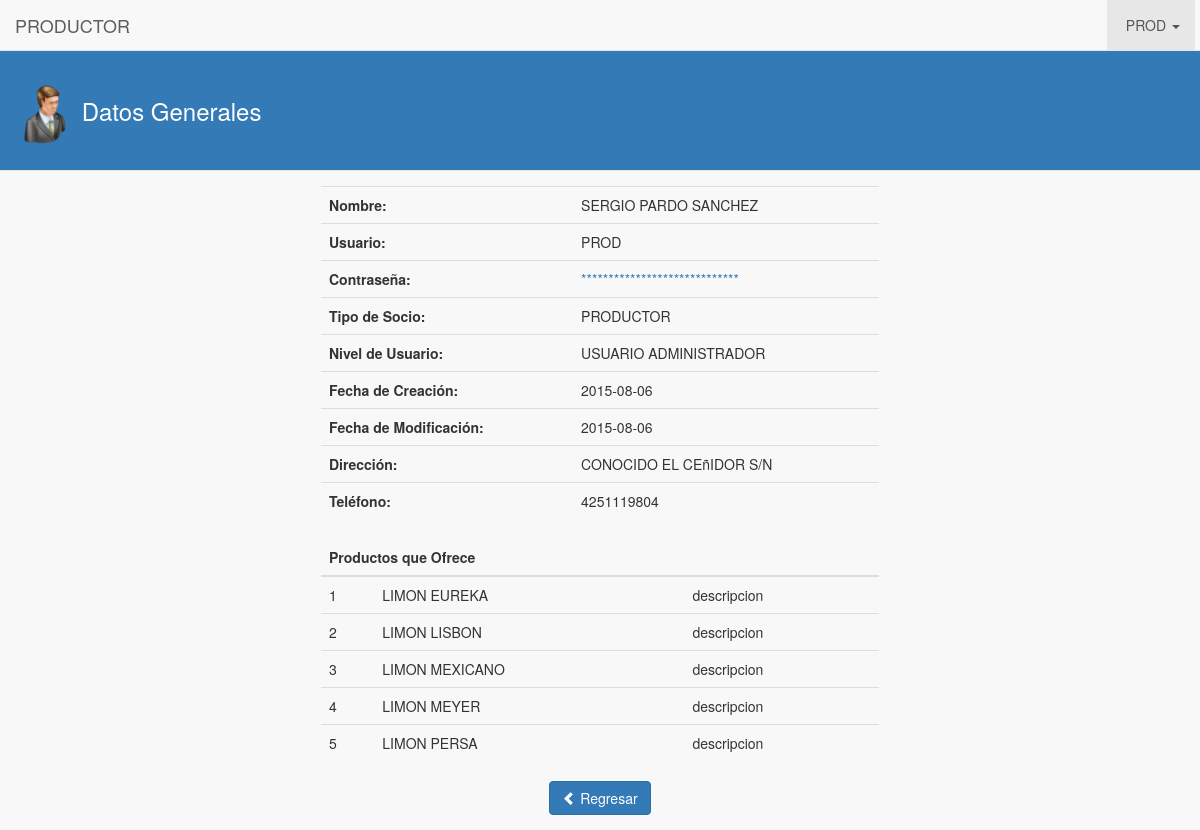
Screenshot of /productor/datosGenerales/index.php (signed in) with the database file from the repository.
### tables this page shows
CREATE TABLE IF NOT EXISTS `empresa_productores` (
  `id_productor` int(11) NOT NULL AUTO_INCREMENT,
  `nombre_productor` varchar(100) NOT NULL,
  `apellido_productor` varchar(100) NOT NULL,
  `telefono_productor` varchar(20) NOT NULL,
  `direccion_productor` text NOT NULL,
  `rfc_productor` varchar(15) NOT NULL,
  `id_usuario_fk` int(11) NOT NULL,
  `id_usuario_que_registro` int(11) NOT NULL,
  `fecha_registro_prod` date NOT NULL,
  `fecha_modificacion_prod` date NOT NULL,
  `estado_p` int(1) NOT NULL DEFAULT '1',
  PRIMARY KEY (`id_productor`),
  KEY `id_usuario_fk` (`id_usuario_fk`)
);

CREATE TABLE IF NOT EXISTS `usuarios` (
  `id_usuario` int(11) NOT NULL AUTO_INCREMENT,
  `nombre_usuario` varchar(100) NOT NULL,
  `contrasena_usuario` varchar(45) NOT NULL,
  `tipo_socio_usuario` int(11) NOT NULL,
  `nivel_autorizacion_usuario` int(11) NOT NULL,
  `fecha_creacion_usuario` date NOT NULL,
  `fecha_modificacion_usuario` date NOT NULL,
  `estado_usuario` int(11) NOT NULL,
  PRIMARY KEY (`id_usuario`),
  UNIQUE KEY `nombre_usuario` (`nombre_usuario`)
);

CREATE TABLE IF NOT EXISTS `productos_productores` (
  `id_productos_productores` int(11) NOT NULL AUTO_INCREMENT,
  `id_productor_fk` int(11) NOT NULL,
  `id_producto_fk` int(11) NOT NULL,
  `ubicacion_huerta` text NOT NULL,
  `hectareas` text NOT NULL,
  `descripcion_detalles_pp` text NOT NULL,
  PRIMARY KEY (`id_productos_productores`),
  KEY `id_productor_fk_idx` (`id_productor_fk`),
  KEY `id_producto_fk_idx` (`id_producto_fk`)
);

CREATE TABLE IF NOT EXISTS `productos` (
  `id_producto` int(11) NOT NULL AUTO_INCREMENT,
  `nombre_producto` varchar(100) NOT NULL,
  `variedad_producto` varchar(100) NOT NULL,
  PRIMARY KEY (`id_producto`)
);

### productor/datosGenerales/index.php (the view, shortened to what this page needs)
<!DOCTYPE html>
<html>
	<head>
		<link rel="stylesheet" type="text/css" href="../../lib/bootstrap-3.3.5/css/bootstrap.min.css">
		<link rel="stylesheet" type="text/css" href="../../css/estilos.css">
	</head>
	<body>
		<nav class="navbar navbar-default navbar-fixed-top" role="navigation">
		  	<div class="navbar-header">
		    	<a class="navbar-brand">PRODUCTOR</a>
		  	</div>
		  	<div class="collapse navbar-collapse" id="navbar-collapse-01">
		    	<ul class="nav navbar-nav navbar-right">
			        <li class="dropdown active">
			          	<a href="#" class="dropdown-toggle" data-toggle="dropdown" role="button" aria-expanded="false"><span class="fui-user"></span> &nbsp;<?php echo $_SESSION['nombre_usuario']; ?> <span class="caret"></span></a>
			        </li>
			    </ul>
		  	</div>
		</nav>
		<div class="contenido-general">
			<div class="modal-header">
        		<h3 class="titulo-header">
        			<img class="img-header" src="../../img/login.png"> Datos Generales
        		</h3>
      		</div>
			<div class="contenido-general-2">
				<div class="div-contenedor-form">
					<form class="form-horizontal" role="form" method="post" action="../mod/editar_usuario.php">
			      		<div>
			      			<?php
			      	 			$consulta = "SELECT prdtes.id_productor, prdtes.nombre_productor, prdtes.apellido_productor, usus.nivel_autorizacion_usuario, usus.fecha_creacion_usuario, usus.fecha_modificacion_usuario, prdtes.direccion_productor, prdtes.telefono_productor FROM usuarios AS usus, empresa_productores AS prdtes WHERE prdtes.id_usuario_fk = usus.id_usuario AND usus.id_usuario = ".$_SESSION['id_usuario'];
			      				$resultado = mysql_query($consulta);
			      				$row = mysql_fetch_array($resultado);
			      				$idProductor = $row['id_productor'];
			      			?>
					      	<div class="modal-body">
					      		<table class="table">
					      			<tbody>
					      				<tr>
					      					<td><strong>Nombre:</strong></td>
					      					<td><?php echo $row['nombre_productor']." ".$row['apellido_productor']; ?></td>
					      				</tr>
					      				<tr>
					      					<td><strong>Usuario:</strong></td>
					      					<td><?php echo $_SESSION['nombre_usuario']; ?> </td>
					      				</tr>
					      				<tr>
					      					<td><strong>Contraseña:</strong></td>
					      					<td><a href="../contrasena/">*****************************</a></td>
					      				</tr>
					      				<tr>
					      					<td><strong>Tipo de Socio:</strong></td>
					      					<td>PRODUCTOR</td>
					      				</tr>
					      				<tr>
					      					<td><strong>Nivel de Usuario:</strong></td>
					      					<td>
					      						<?php
					      							if($row['nivel_autorizacion_usuario'] == 1)
					      								echo "USUARIO ADMINISTRADOR";
					      							else
					      								echo "USUARIO NORMAL";
					      						?>
					      					</td>
					      				</tr>
					      				<tr>
					      					<td><strong>Fecha de Creación:</strong></td>
					      					<td><?php echo $row['fecha_creacion_usuario']; ?></td>
					      				</tr>
					      				<tr>
					      					<td><strong>Fecha de Modificación:</strong></td>
					      					<td><?php echo $row['fecha_modificacion_usuario']; ?></td>
					      				</tr>
					      				<tr>
					      					<td><strong>Dirección:</strong></td>
					      					<td><?php echo $row['direccion_productor']; ?></td>
					      				</tr>
					      				<tr>
					      					<td><strong>Teléfono:</strong></td>
					      					<td><?php echo $row['telefono_productor']; ?></td>
					      				</tr>
					      			</tbody>
					      		</table>
					      		<table class="table">
					      			<thead>
					      				<tr>
					      					<th colspan="3">Productos que Ofrece</th>
					      				</tr>
					      			</thead>
					      			<tbody>
					      				<?php
					      					$cont = 1;
							      			$consulta = "SELECT prds.nombre_producto, prds.variedad_producto, prdsprdtes.descripcion_detalles_pp FROM productos AS prds, productos_productores AS prdsprdtes WHERE prdsprdtes.id_producto_fk = prds.id_producto AND prdsprdtes.id_productor_fk = $idProductor";
						      				$resultado = mysql_query($consulta);
						      				while($row = mysql_fetch_array($resultado)){ ?>
						      					<tr>
						      						<td><?php echo $cont; ?></td>
						      						<td><?php echo $row['nombre_producto']." ".$row['variedad_producto']; ?></td>
						      						<td><?php echo $row['descripcion_detalles_pp']; ?></td>
						      					</tr>
						      				<?php $cont++;
						      				}
							      		?>
					      			</tbody>
					      		</table>
					      		<center>
					      			<a href="../" class="btn btn-primary"><i class="glyphicon glyphicon-chevron-left"></i> Regresar</a>
					      		</center>
					      	</div>
					    </div>
			      	</form>
				</div>
			</div>
		</div>
	</body>
</html>

### css/estilos.css (style rules this page uses)
body { background-color: #F8F8F8; }
h3.titulo-header { color: #ffffff; }
.modal-header { background-color: #337ab7; }
.modal-body, .modal-footer { background-color: #F8F8F8; border-radius: 0px 0px 5px 5px; }
.img-header { width: 60px; }
.navbar-right { margin-right: 5px; }
.contenido-general { background-color: #F8F8F8; margin: 0px auto; margin-top: 50px; width: 100%; }
.contenido-general-2 { margin: 0px auto; width: 98%; }
.div-contenedor-form { margin: 0px auto; width: 50%; }
a { color: #337ab7; }

### rows the page displays
empresa_productores: nombre_productor "SERGIO", apellido_productor "PARDO SANCHEZ", id_usuario_fk.fecha_creacion_usuario "2015-08-06", id_usuario_fk.fecha_modificacion_usuario "2015-08-06", direccion_productor "CONOCIDO EL CEñIDOR S/N", telefono_productor "4251119804"
productos_productores: id_producto_fk.nombre_producto "LIMON", id_producto_fk.variedad_producto "EUREKA", descripcion_detalles_pp "descripcion"
productos_productores: id_producto_fk.nombre_producto "LIMON", id_producto_fk.variedad_producto "LISBON", descripcion_detalles_pp "descripcion"
productos_productores: id_producto_fk.nombre_producto "LIMON", id_producto_fk.variedad_producto "MEXICANO", descripcion_detalles_pp "descripcion"
productos_productores: id_producto_fk.nombre_producto "LIMON", id_producto_fk.variedad_producto "MEYER", descripcion_detalles_pp "descripcion"
productos_productores: id_producto_fk.nombre_producto "LIMON", id_producto_fk.variedad_producto "PERSA", descripcion_detalles_pp "descripcion"

### other values shown
$_SESSION['nombre_usuario'] "PROD"
